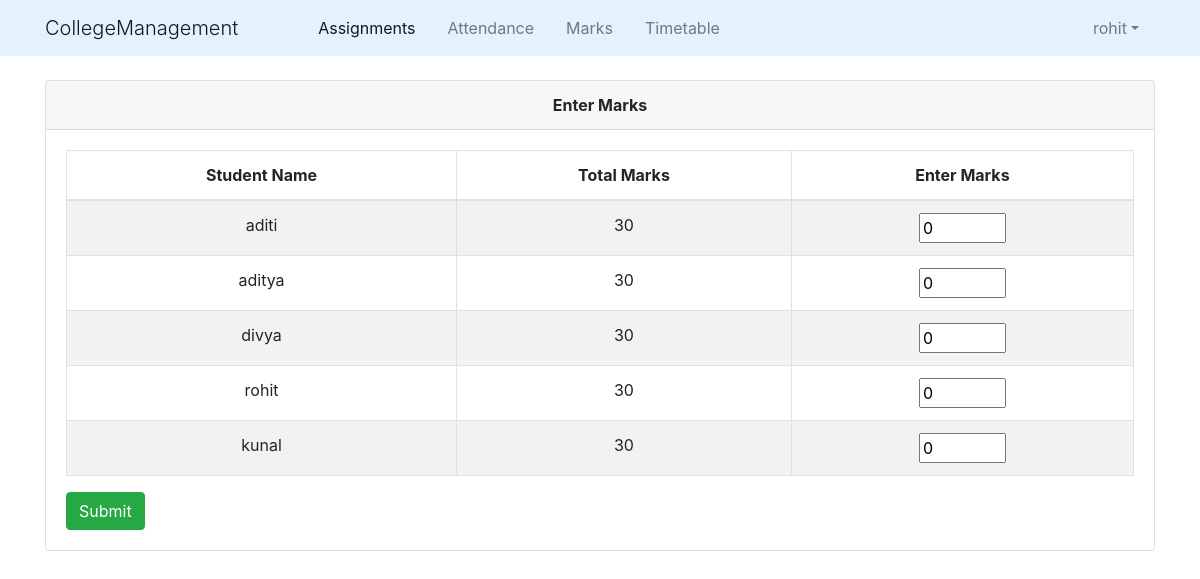
Page /staff/EnterMarks/7/ (signed in) on the committed database.
### college_info/models.py (models this page shows, shortened)
class User(AbstractUser):
    @property
    def is_student(self):
        if hasattr(self,'student'):
            return True
        else:
            return False

class Student(models.Model):
    user = models.OneToOneField(User,on_delete=models.CASCADE)
    roll_no = models.CharField(primary_key=True,max_length=50)
    batch_id =models.ForeignKey(Batch,on_delete=models.CASCADE)
    name = models.CharField(max_length=50)
    DOB =models.DateField()

class MarksClass(models.Model):
    teach=models.ForeignKey(Teaches,on_delete=models.CASCADE)
    name= models.CharField(max_length=50,choices=test_name)
    status = models.BooleanField(default='False')
    class Meta:
        unique_together=(('teach','name'),)
    def total_marks(self):
        if self.name=='Insem':
            return 30
        return 20

### college_info/views.py (the view)
# urls.py: path('staff/EnterMarks/<slug:markclass_id>/',views.staff_enter_marks,name='enter_marks'),
@login_required()
def staff_enter_marks(request,markclass_id):
    markclass=MarksClass.objects.get(id=markclass_id)
    teach = markclass.teach
    batch=teach.batch
    context={
        'teach':teach,
        'batch':batch,
        'markclass':markclass
    }
    return render(request,'college_info/staff_enter_marks.html',context)

### college_info/templates/college_info/staff_enter_marks.html (shortened to what this page needs)
{% extends "college_info/base.html" %}
{% block content %}
    <div class="container">
        {% if batch.student_set.all %}
            <div class="card">
                <div class="card-header text-center">
                    <b>Enter Marks</b>
                </div>
                <div class="card-body">
                    <form action="{% url 'marks_confirm' markclass.id %}" method="post">
                        <div class="table-responsive">
                            <table class="table table-bordered table-striped text-center">
                                <thead>
                                     <tr>
                                        <th>Student Name</th>
                                        <th>Total Marks</th>
                                         <th>Enter Marks</th>
                                    </tr>
                                </thead>
                                <tbody>
                                    {% for student in batch.student_set.all %}
                                        <tr>
                                            <td>{{ student.name }}</td>
                                            <td>{{ markclass.total_marks }}</td>
                                            <td>
                                                <input type="number" name="{{ student.roll_no }}" min="0" max="{{ markclass.total_marks }}" value="0">
                                            </td>
                                        </tr>
                                    {% endfor %}
                                </tbody>
                            </table>
                        </div>
                        <input class="btn btn-success" type="submit" value="Submit">
                    </form>
                </div>
            </div>
        {% else %}
            <p>No students in Class</p>
        {% endif %}
    </div>
{% endblock content %}

### college_info/templates/college_info/base.html (shortened to what this page needs)
{% load static %}
<!DOCTYPE html>
<html lang="en" dir="ltr">
  <head>
    <link rel="stylesheet" href="https://maxcdn.bootstrapcdn.com/bootstrap/4.0.0/css/bootstrap.min.css">
    <link href="//cdn.bootcss.com/bootstrap-datetimepicker/4.17.44/css/bootstrap-datetimepicker.min.css" rel="stylesheet">
    <link rel="stylesheet" type="text/css" href="{% static 'college_info/style.css' %}">
    <link rel="stylesheet" href="http://code.jquery.com/ui/1.11.0/themes/smoothness/jquery-ui.css">
  </head>
  <body>
    <header class="site-header topheader">
      <nav class="navbar navbar-expand-md navbar-light fixed-top" style="background-color:#e3f2fd">
        {% if request.user.is_authenticated %}
        <div class="container">
          <span class="navbar-brand display-1">CollegeManagement</span>
          <div class="collapse navbar-collapse" id="navbarcontent">
            <div class="navbar-nav ml-5">
              <a class="nav-item nav-link active mx-2 " href="{% url 'home' %}">Assignments</a>
              {% if request.user.is_student %}
                <a class="nav-item nav-link mx-2" href="{% url 'student_attendance' request.user.student.roll_no %}">Attendance</a>
              {% else %}
                <a class="nav-item nav-link mx-2" href="{% url 'staff_teaches' request.user.staff.id 1 %}">Attendance</a>
              {% endif %}
              {% if request.user.is_student %}
                <a class="nav-item nav-link mx-2" href="{% url 'student_marks' request.user.student.roll_no %}">Marks</a>
              {% else %}
                <a class="nav-item nav-link mx-2" href="{% url 'staff_teaches' request.user.staff.id 2 %}">Marks</a>
              {% endif %}
              {% if request.user.is_student %}
                <a class="nav-item nav-link mx-2" href="{% url 'student_timetable' request.user.student.batch_id.id %}">Timetable</a>
              {% else %}
                <a class="nav-item nav-link mx-2" href="{% url 'staff_timetable' request.user.staff.id %}">Timetable</a>
              {% endif %}
            </div>
            <ul class="navbar-nav ml-auto">
              <li class="nav-item dropdown ml-5">
                <a class="nav-link dropdown-toggle mx-2 " id="navbarDropdown" data-toggle="dropdown" href="#">{{ request.user.username }}</a>
              </li>
            </ul>
          </div>
        </div>
        {% else %}
        <div class="container justify-content-center">
          <span class="navbar-brand display-1 ">CollegeManagement</span>
        </div>
        {% endif %}
      </nav>
    </header>
    {% block content %}{% endblock %}
  </body>
</html>

### college_info/static/college_info/style.css (style rules this page uses)
body { margin-top:5rem; }

### rows in the picture
User: user.username "rohit"
Student: name "aditi"
MarksClass: total_marks "30"
Student: name "aditya"
Student: name "divya"
Student: name "rohit"
Student: name "kunal"
